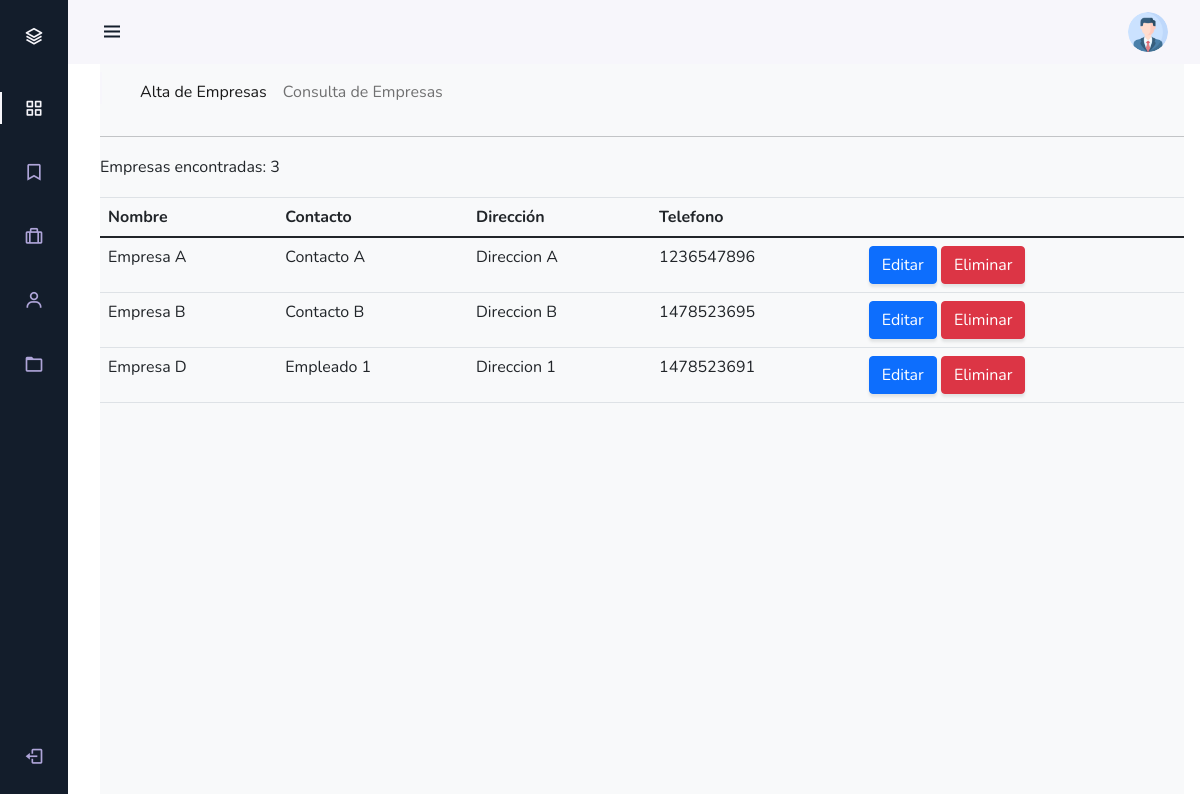
/gestionEmpleados/buscarEm/, run on the app's committed database.
### gestionEmpleados/models.py (models this page shows, shortened)
class Empresa(models.Model):
    nombre=models.CharField(max_length=50)
    contacto=models.CharField(max_length=50, blank=True,null=True)
    telefono=models.CharField(max_length=10, blank=True,null=True)
    direccion=models.CharField(max_length=10, blank=True,null=True)

### gestionEmpleados/views.py (the view)
# urls.py: path('buscarEm/', views.buscarE,name="BuscarE"),
def buscarE(request):
    lista = Empresa.objects.all()
    return render(request,"resultados_empresas.html",{"articulos":lista})

### gestionEmpleados/Templates/resultados_empresas.html (shortened to what this page needs)
{% extends "empresas.html" %}
{% load static %}
{% block content %}
    <div>
    <nav class="navbar navbar-expand-lg navbar-light bg-light">
          <div class="collapse navbar-collapse" id="navbarSupportedContent">
              <ul class="navbar-nav mr-auto">
                  <li class="nav-item active">
                    <a class="nav-link" href="{% url 'RegistrarE' %}">Alta de Empresas </a>
                  </li>
                  <li class="nav-item">
                    <a class="nav-link" href="{% url 'BuscarE' %}">Consulta de Empresas</a>
                  </li>
              </ul>
          </div>
          </nav>
          <hr>
      {% if articulos%}
      <p>Empresas encontradas: {{articulos|length}} </p>
      <table class="table">
        <thead>
          <tr>
            <th>Nombre</th>
            <th>Contacto</th>
            <th>Dirección</th>
            <th>Telefono</th>
            <th></th>
          </tr>
        </thead>
        <tbody>
          {% for articulo in articulos%}
          <tr>
            <td>{{articulo.nombre}}</td>
            <td>{{articulo.contacto}}</td>
            <td>{{articulo.direccion}}</td>
            <td>{{articulo.telefono}}</td>
            <td>
                <a href="{% url 'EditarE' articulo.id %}" class="btn btn-primary">Editar</a>
                <a href="{% url 'EliminarE' articulo.id %}" class="btn btn-danger">Eliminar</a>
            </td>
          </tr>
          {% endfor %}
        </tbody>
      </table>
      {% endif%}
    </div>
 {% endblock %}

### gestionEmpleados/static/gestionEmpleados/css/gestion.css (style rules this page uses)
body { font-family: 'Lora'; background-attachment: fixed; background-position: center; background-size: cover; }
p { line-height: 1.75; }
.btn { box-shadow: 0px 3px 3px 0px rgba(33, 37, 41, 0.1); }

### gestionEmpleados/static/gestionEmpleados/css/menu.css (style rules this page uses)
:root { --header-height: 3rem; --nav-width: 68px; --first-color: #131d2b; --first-color-light: #AFA5D9; --white-color: #F7F6FB; --body-font: 'Nunito', sans-serif; --normal-font-size: 1rem; --z-fixed: 100 }
body { position: relative; margin: var(--header-height) 0 0 0; padding: 0 1rem; font-family: var(--body-font); font-size: var(--normal-font-size); transition: .5s }
a { text-decoration: none }
.active { color: var(--white-color) }
.active::before { content: ''; position: absolute; left: 0; width: 2px; height: 32px; background-color: var(--white-color) }
@media screen and (min-width: 768px) { body { margin: calc(var(--header-height) + 1rem) 0 0 0; padding-left: calc(var(--nav-width) + 2rem) } }

### data on the page
Empresa: nombre "Empresa A", contacto "Contacto A", direccion "Direccion A", telefono "1236547896"
Empresa: nombre "Empresa B", contacto "Contacto B", direccion "Direccion B", telefono "1478523695"
Empresa: nombre "Empresa D", contacto "Empleado 1", direccion "Direccion 1", telefono "1478523691"

### other printed values
{{ articulos|length }} "3"
